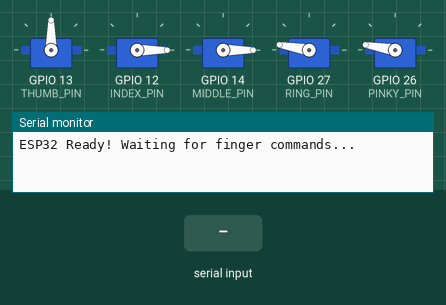
Simulated run of this sketch. Board: ESP32. Parts: 5 × servo, the last lines printed to the serial monitor. The inputs (shaded band) are chosen by the test bench.

Above: at 1.2 s.
1.3 s: byte 30 received over Serial
At 2.4 s:
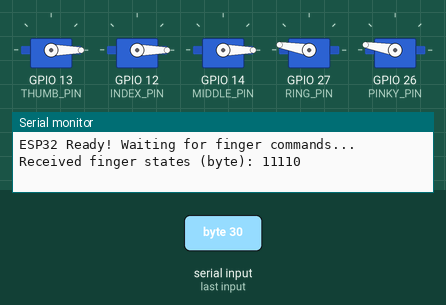
2.8 s: byte 90 received over Serial
At 3.5 s:
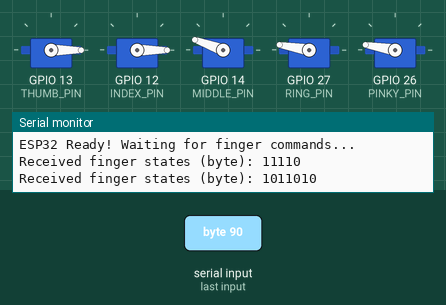
4.3 s: byte 120 received over Serial
At 4.7 s:
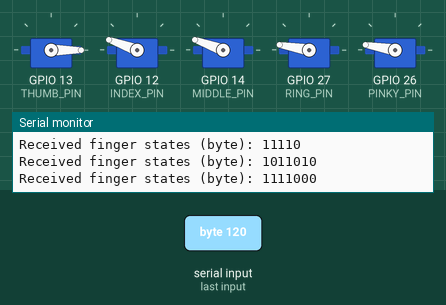
Timing chart, 0 to 7.3 s (numbered marks = the images above; inputs shaded):
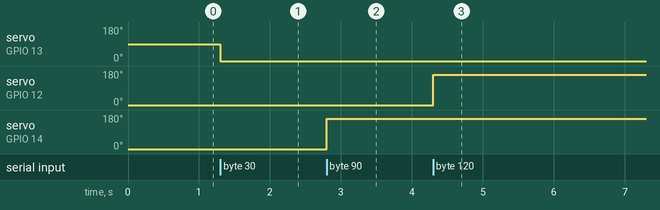

Measured:
- after the input at 1.3 s, servo on GPIO 13 (THUMB_PIN): 90° → 0° at once
- after the input at 2.8 s, servo on GPIO 14 (MIDDLE_PIN): 0° → 160° at once
- after the input at 4.3 s, servo on GPIO 12 (INDEX_PIN): 0° → 160° at once

The sketch:

bionic.ino
```cpp
#include <ESP32Servo.h>  // Use ESP32Servo instead of Servo.h

#define NUM_SERVOS 5

Servo thumbServo;
Servo indexServo;
Servo middleServo;
Servo ringServo;
Servo pinkyServo;

// ESP32 pins for servos
const int THUMB_PIN = 13;
const int INDEX_PIN = 12;
const int MIDDLE_PIN = 14;
const int RING_PIN = 27;
const int PINKY_PIN = 26;

// Servo positions
const int THUMB_CLOSE_POS = 0;
const int INDEX_CLOSE_POS = 160;
const int MIDDLE_CLOSE_POS = 160;
const int RING_CLOSE_POS = 0;
const int PINKY_CLOSE_POS = 0;

const int THUMB_OPEN_POS = 90;
const int INDEX_OPEN_POS = 0;
const int MIDDLE_OPEN_POS = 0;
const int RING_OPEN_POS = 170;
const int PINKY_OPEN_POS = 170;

void setup() {
  Serial.begin(9600);
  Serial.println("ESP32 Ready! Waiting for finger commands...");

  // Attach servos
  thumbServo.attach(THUMB_PIN);
  indexServo.attach(INDEX_PIN);
  middleServo.attach(MIDDLE_PIN);
  ringServo.attach(RING_PIN);
  pinkyServo.attach(PINKY_PIN);

  // Initialize hand (all fingers open)
  setIndividualFingerPositions(0b11111);
}

void loop() {
  if (Serial.available() > 0) {
    byte fingerStates = Serial.read();
    Serial.print("Received finger states (byte): ");
    Serial.println(fingerStates, BIN);

    setIndividualFingerPositions(fingerStates);
  }
}

void setIndividualFingerPositions(byte states) {
  thumbServo.write((states & (1 << 0)) ? THUMB_OPEN_POS : THUMB_CLOSE_POS);
  indexServo.write((states & (1 << 1)) ? INDEX_OPEN_POS : INDEX_CLOSE_POS);
  middleServo.write((states & (1 << 2)) ? MIDDLE_OPEN_POS : MIDDLE_CLOSE_POS);
  ringServo.write((states & (1 << 3)) ? RING_OPEN_POS : RING_CLOSE_POS);
  pinkyServo.write((states & (1 << 4)) ? PINKY_OPEN_POS : PINKY_CLOSE_POS);

  delay(15);
}
```
